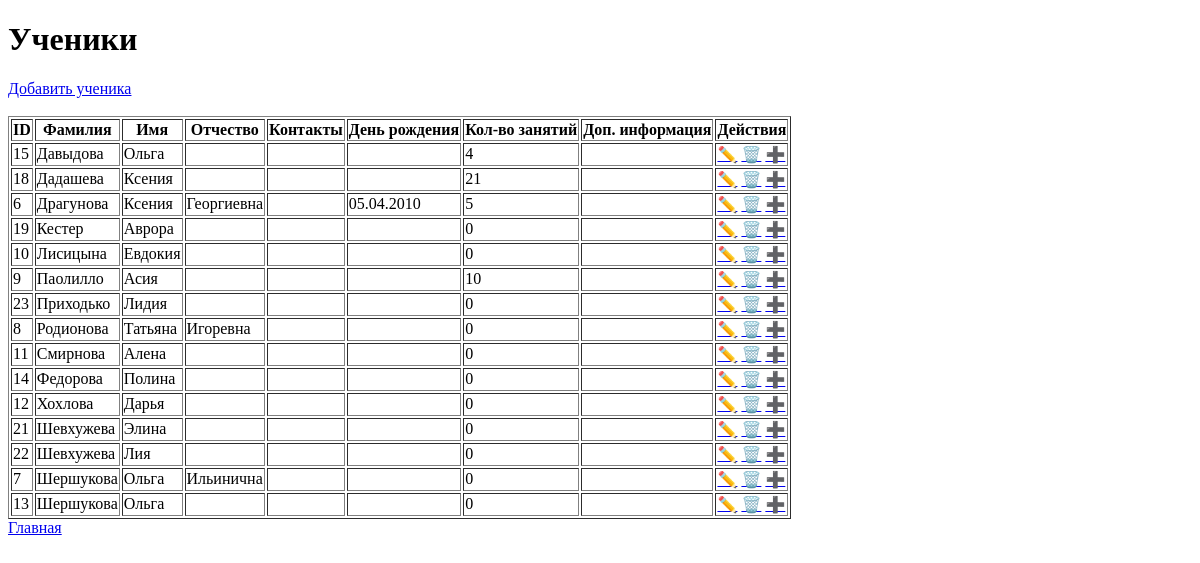
Before: /students with the older database file.
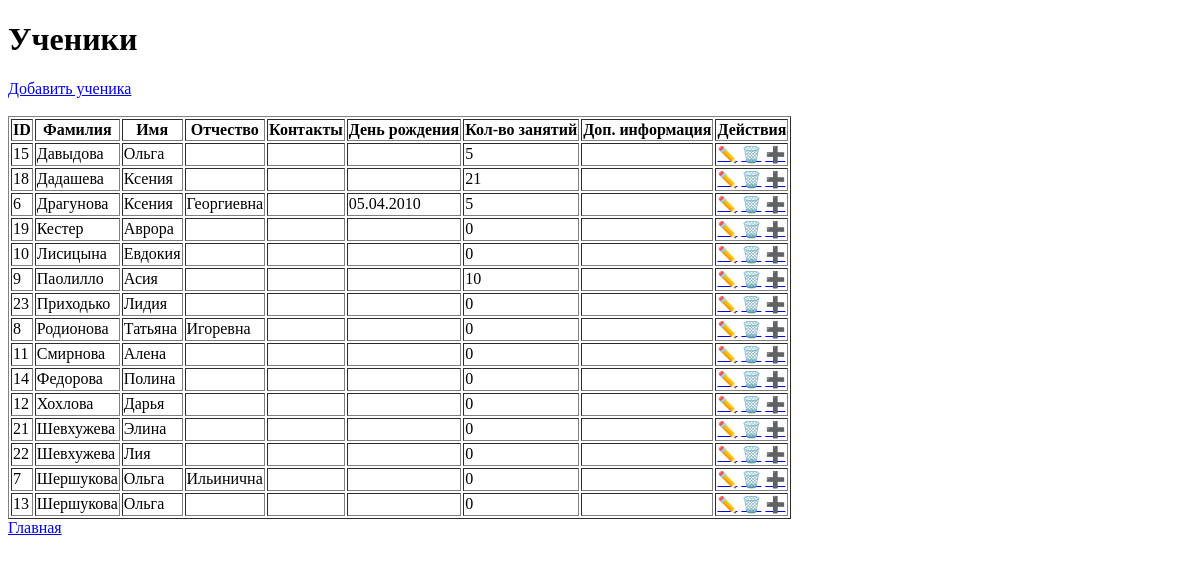
After: the same page with the newer database file.
### tables this page shows
CREATE TABLE students(
            id INTEGER PRIMARY KEY AUTOINCREMENT,
            first_name TEXT NOT NULL,
            last_name TEXT NOT NULL,
            middle_name TEXT,
            contacts TEXT,
            birthday TEXT,
            lessons_count INTEGER,
            additional_info TEXT,
            creation_date TEXT
        );

### app.py (the view)
@app.route("/students")
def students():
    students = db.get_all_students()
    return render_template("students.html", students=students)

### app.py (called while the page is built)
@app.template_filter("ru_date")
def ru_date(value):
    if not value:
        return ""
    for fmt in ("%Y.%m.%d", "%Y-%m-%d"):
        try:
            return datetime.strptime(value, fmt).strftime("%d.%m.%Y")
        except ValueError:
            pass
    return value  # если формат неожиданный

### database.py (called while the page is built)
def get_connection():
    conn = sqlite3.connect(DB_NAME)
    conn.row_factory = sqlite3.Row
    return conn

def get_all_students():
    conn = get_connection()
    students = conn.execute("SELECT * FROM students ORDER BY last_name ASC").fetchall()
    conn.close()
    return students

### templates/students.html (shortened to what this page needs)
<!DOCTYPE html>
<html lang="ru">
<head>
</head>
<body>
<h1>Ученики</h1>
<a href="{{ url_for('add_student') }}">Добавить ученика</a><br><br>
<table border="1">
    <tr>
        <th>ID</th>
        <th>Фамилия</th>
        <th>Имя</th>
        <th>Отчество</th>
        <th>Контакты</th>
        <th>День рождения</th>
        <th>Кол-во занятий</th>
        <th>Доп. информация</th>
        <th>Действия</th>
    </tr>
    {% for student in students %}
    <tr>
        <td>{{ student.id }}</td>
        <td>{{ student.last_name }}</td>
        <td>{{ student.first_name }}</td>
        <td>{{ student.middle_name }}</td>
        <td>{{ student.contacts }}</td>
        <td>{{ student.birthday | ru_date }}</td>
        <td>{{ student.lessons_count }}</td>
        <td>{{ student.additional_info }}</td>
        <td>
            <a href="{{ url_for('edit_student', student_id=student.id) }}">✏️</a>
            <a href="{{ url_for('delete_student', student_id=student.id) }}">🗑️</a>
            <a href="{{ url_for('buy_cards', student_id=student.id) }}">➕</a>
        </td>
    </tr>
    {% endfor %}
</table>
<a href="{{ url_for('index') }}">Главная</a>
</body>
</html>

Changed rows visible on the page:
changed students "Давыдова": lessons_count "4" → "5"
